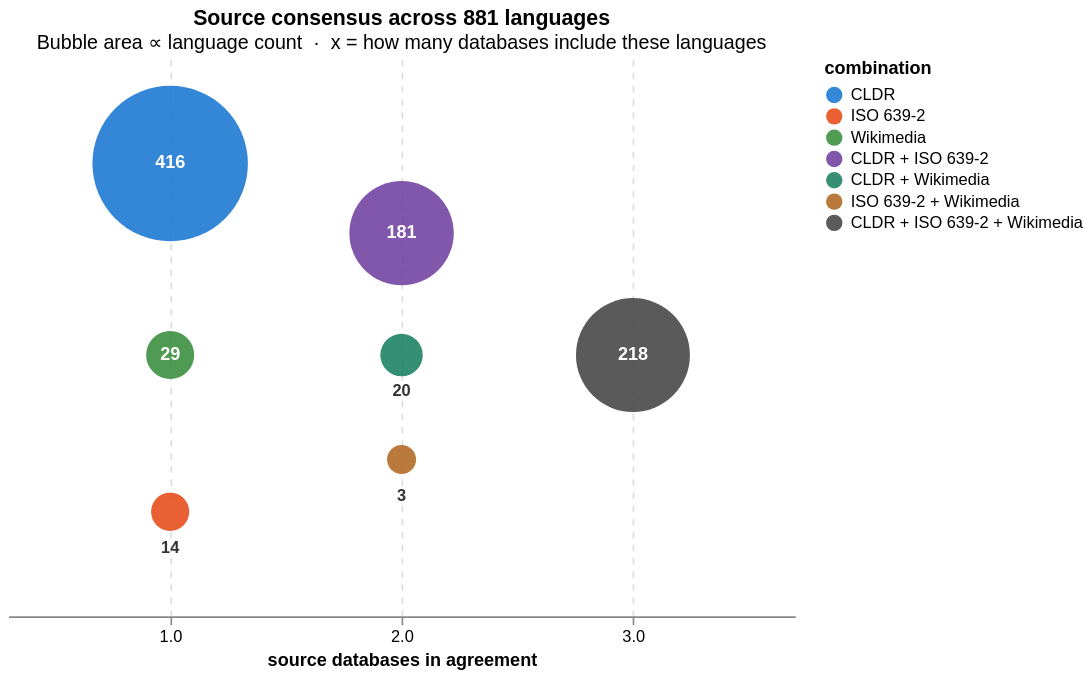

Notebook code for this chart:
### Code cell
# ── Source combination breakdown ─────────────────────────────────────────────
combo_rows = []
for _, row in df.iterrows():
    in_cldr = "cldr" in str(row.get("sources", "") or "")
    in_iso2 = bool(row.get("in_iso639_2"))
    in_wiki = bool(row.get("in_wikimedia"))
    parts = []
    if in_cldr: parts.append("CLDR")
    if in_iso2:  parts.append("ISO 639-2")
    if in_wiki:  parts.append("Wikimedia")
    combo_rows.append(" + ".join(parts) if parts else "None")

df["source_combo"] = combo_rows
combo_counts = df["source_combo"].value_counts().reset_index()
combo_counts.columns = ["combination", "count"]
combo_counts["n_sources"] = combo_counts["combination"].apply(
    lambda c: 0 if c == "None" else len(c.split(" + "))
)
print(combo_counts.to_string(index=False))

venn_csv = os.path.join(DATA_DIR, "metadata_files", "source_overlap_venn.csv")
combo_counts[["combination", "count"]].to_csv(venn_csv, index=False)
print(f"\nSaved for RAW Graphs → {venn_csv}")

# ── Bubble plot ───────────────────────────────────────────────────────────────
# x = number of databases in agreement — a genuinely meaningful axis.
# y = manual jitter to separate bubbles within each column.
# Area ∝ language count; labels printed inside large bubbles, below small ones.
# Single-source colors match the established source palette; multi-source
# bubbles use blended hues (blue+orange→purple, blue+green→teal, etc.).
COMBO_COLORS = {
    "CLDR":                         "#1976d2",
    "ISO 639-2":                    "#e64a19",
    "Wikimedia":                    "#388e3c",
    "CLDR + ISO 639-2":             "#7040a0",
    "CLDR + Wikimedia":             "#1a8060",
    "ISO 639-2 + Wikimedia":        "#b06820",
    "CLDR + ISO 639-2 + Wikimedia": "#444444",
}

BUBBLE_POS = {
    "CLDR":                         (1,  0.55),
    "Wikimedia":                    (1,  0.0),
    "ISO 639-2":                    (1, -0.45),
    "CLDR + ISO 639-2":             (2,  0.35),
    "CLDR + Wikimedia":             (2,  0.0),
    "ISO 639-2 + Wikimedia":        (2, -0.30),
    "CLDR + ISO 639-2 + Wikimedia": (3,  0.0),
}

bubble_df = combo_counts.copy()
bubble_df["x"] = bubble_df["combination"].map(lambda c: BUBBLE_POS[c][0])
bubble_df["y"] = bubble_df["combination"].map(lambda c: BUBBLE_POS[c][1])

xscale = alt.Scale(domain=[0.3, 3.7])
yscale = alt.Scale(domain=[-0.75, 0.85])

bubbles = alt.Chart(bubble_df).mark_circle(opacity=0.88).encode(
    x=alt.X("x:Q", title="source databases in agreement",
            scale=xscale,
            axis=alt.Axis(values=[1, 2, 3], grid=True, gridDash=[4, 4])),
    y=alt.Y("y:Q", axis=None, scale=yscale),
    size=alt.Size("count:Q",
                  scale=alt.Scale(type="linear", range=[250, 9000]),
                  legend=None),
    color=alt.Color("combination:N",
                    scale=alt.Scale(
                        domain=list(COMBO_COLORS.keys()),
                        range=list(COMBO_COLORS.values()),
                    ),
                    legend=alt.Legend(title="combination")),
    tooltip=["combination:N", "count:Q"],
)

# Count labels: inside (white) for large bubbles, below (dark) for small ones
big   = bubble_df[bubble_df["count"] > 20].copy()
_small = bubble_df[bubble_df["count"] <= 20].copy()

big_labels = alt.Chart(big).mark_text(
    color="white", fontWeight="bold", fontSize=11,
    align="center", baseline="middle",
).encode(
    x=alt.X("x:Q", scale=xscale),
    y=alt.Y("y:Q", scale=yscale),
    text="count:Q",
)

small_labels = alt.Chart(_small).mark_text(
    color="#333", fontWeight="bold", fontSize=10,
    align="center", dy=22,
).encode(
    x=alt.X("x:Q", scale=xscale),
    y=alt.Y("y:Q", scale=yscale),
    text="count:Q",
)

(bubbles + big_labels + small_labels).properties(
    width=480, height=340,
    title=alt.Title(
       f"Source consensus across {len(df)} languages",
        subtitle="Bubble area ∝ language count  ·  x = how many databases include these languages",
    ),
).configure_view(strokeWidth=0)

### Figure 1 — Vega-Lite specification as saved in the notebook (floating-point values rounded to 4 significant figures)
{"config": {"view": {"continuousWidth": 300, "continuousHeight": 300, "strokeWidth": 0}}, "layer": [{"data": {"name": "data-d035394b0623e650c18255133afa5303"}, "mark": {"type": "circle", "opacity": 0.88}, "encoding": {"color": {"field": "combination", "legend": {"title": "combination"}, "scale": {"domain": ["CLDR", "ISO 639-2", "Wikimedia", "CLDR + ISO 639-2", "CLDR + Wikimedia", "ISO 639-2 + Wikimedia", "CLDR + ISO 639-2 + Wikimedia"], "range": ["#1976d2", "#e64a19", "#388e3c", "#7040a0", "#1a8060", "#b06820", "#444444"]}, "type": "nominal"}, "size": {"field": "count", "legend": null, "scale": {"range": [250, 9000], "type": "linear"}, "type": "quantitative"}, "tooltip": [{"field": "combination", "type": "nominal"}, {"field": "count", "type": "quantitative"}], "x": {"axis": {"grid": true, "gridDash": [4, 4], "values": [1, 2, 3]}, "field": "x", "scale": {"domain": [0.3, 3.7]}, "title": "source databases in agreement", "type": "quantitative"}, "y": {"axis": null, "field": "y", "scale": {"domain": [-0.75, 0.85]}, "type": "quantitative"}}}, {"data": {"name": "data-be406ec0a1fd39461d16b6b909600714"}, "mark": {"type": "text", "align": "center", "baseline": "middle", "color": "white", "fontSize": 11, "fontWeight": "bold"}, "encoding": {"text": {"field": "count", "type": "quantitative"}, "x": {"field": "x", "scale": {"domain": [0.3, 3.7]}, "type": "quantitative"}, "y": {"field": "y", "scale": {"domain": [-0.75, 0.85]}, "type": "quantitative"}}}, {"data": {"name": "data-9fb26cfd6e3aa28bc7b448011555c1b8"}, "mark": {"type": "text", "align": "center", "color": "#333", "dy": 22, "fontSize": 10, "fontWeight": "bold"}, "encoding": {"text": {"field": "count", "type": "quantitative"}, "x": {"field": "x", "scale": {"domain": [0.3, 3.7]}, "type": "quantitative"}, "y": {"field": "y", "scale": {"domain": [-0.75, 0.85]}, "type": "quantitative"}}}], "height": 340, "title": {"text": "Source consensus across 881 languages", "subtitle": "Bubble area ∝ language count  ·  x = how many databases include these languages"}, "width": 480, "$schema": "https://vega.github.io/schema/vega-lite/v6.1.0.json", "datasets": {"data-d035394b0623e650c18255133afa5303": [{"combination": "CLDR", "count": 416, "n_sources": 1, "x": 1, "y": 0.55}, {"combination": "CLDR + ISO 639-2 + Wikimedia", "count": 218, "n_sources": 3, "x": 3, "y": 0.0}, {"combination": "CLDR + ISO 639-2", "count": 181, "n_sources": 2, "x": 2, "y": 0.35}, {"combination": "Wikimedia", "count": 29, "n_sources": 1, "x": 1, "y": 0.0}, {"combination": "CLDR + Wikimedia", "count": 20, "n_sources": 2, "x": 2, "y": 0.0}, {"combination": "ISO 639-2", "count": 14, "n_sources": 1, "x": 1, "y": -0.45}, {"combination": "ISO 639-2 + Wikimedia", "count": 3, "n_sources": 2, "x": 2, "y": -0.3}], "data-be406ec0a1fd39461d16b6b909600714": [{"combination": "CLDR", "count": 416, "n_sources": 1, "x": 1, "y": 0.55}, {"combination": "CLDR + ISO 639-2 + Wikimedia", "count": 218, "n_sources": 3, "x": 3, "y": 0.0}, {"combination": "CLDR + ISO 639-2", "count": 181, "n_sources": 2, "x": 2, "y": 0.35}, {"combination": "Wikimedia", "count": 29, "n_sources": 1, "x": 1, "y": 0.0}], "data-9fb26cfd6e3aa28bc7b448011555c1b8": [{"combination": "CLDR + Wikimedia", "count": 20, "n_sources": 2, "x": 2, "y": 0.0}, {"combination": "ISO 639-2", "count": 14, "n_sources": 1, "x": 1, "y": -0.45}, {"combination": "ISO 639-2 + Wikimedia", "count": 3, "n_sources": 2, "x": 2, "y": -0.3}]}}
